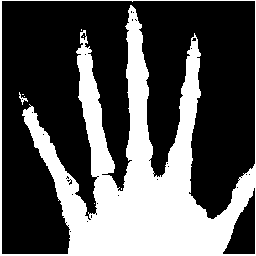
#> input picture binaryhand.png, 256 x 256 px
$ jupyter execute CellularAutomata.ipynb
#> lines starting #> are read from the running program, lines starting #| are printed output that depends on the picture; after the words box and inside, x2 and y2 are one past the last pixel; in counts of white or black regions, pixels touching at a corner belong together
#> `initial_image = cv2.imread("binaryhand.png", 0)`: initial_image: shape (256, 256); 33.9% white; 8 white regions (6 under 20 px), largest, box (x1, y1, x2, y2) and area: (0, 0, 256, 256) 22163, (19, 92, 28, 105) 35
# Final Project - Cellular Automata Edge Detector
###Description
Cellular automata are mathematical models that change pixel states according to their neighboring pixels' state. In the case of a binary image, each pixel's next state is determined by looking at its neighbors in a 3x3 window. Similar to Assignment 2 Part B, there is a 9-bit rules table.

###Instructions

Given a randomly generated 256x256 binary image and a set of rules, write a GA that produces an image showing the edges of the given image.

For this assignment there are only two rules:

0 means change the center pixel to 0 (white)

000010000 becomes 000000000

1 means change the center pixel to 1 (black)

000000000 becomes 000010000

If the 3x3 window is

110

001

101

Then the corresponding rule will match 110001101 in the rules table.

When initializing the population, the start image and goal image will be saved in a JSON file with greyscale values of 0 or 255. After reading in the given image from the JSON file, convert it to a binary image so that each pixel corresponds to 0 or 1.

Similar to Assignment 2 Part B, you will need to implement a 3x3 sliding window that wraps around. This means that if you reach the right edge of the image, you will loop back to the left edge of the image. If you reach the bottom edge of the image, you will loop back to the top edge of the image. Once each pixel in the image has been updated, one pass is completed.

###Bonus Points

You can get additional points by trying to evolve a ruleset that will work with any image. Pick any image that you'd like and upload it to the workbook. Before initializing the population, insert the uploaded image name between the quotes into the following code (you will see this below in the workbook)

initial_image = cv2.imread(" ", 0)

Then change bonus to True in the initialize_population function. Now you can initialize your population as normal.

###Note:

Population is a JSON file with the desired number (population_size) of individuals. The first element corresponds to the image in greyscale.

Running the intialize_population function, generates the JSON file - CellularAutomata.json.

Please reach out to the Programmer on Duty, Koa, if you need any clarification on the assignment instructions.

# Supporting Codes
Below are the supporting codes necessary to generate the initial population and generate the JSON file "CellularAutomata.json".

**Whenever you open the notebook just run the below codes once**.

After running them once all the functions can be reused anywhere in the notebook.

##**Make sure you upload the image "binaryhand.png" before running the code below**

[cell 1]
## Importing all the packages
import numpy as np
import random
import json
import cv2
from google.colab.patches import cv2_imshow

[cell 2]
################################################################################
#
#   Writes the initial_image and goal_imate to a JSON file. Initializes the
#   population of candidates with a size of population_size. Writes this
#   population to the JSON file.
#
#   The JSON file is called "CellularAutomata.json"
#
#
#   Parameters:
#   initial_image - the greyscale image "binaryhand.png"
#   population_size - an integer defining how many rules tables to generate
#
################################################################################
def initialize_population(initial_image, population_size=3, bonus=False):
#> called with population_size = 5, bonus = False
    new_population = []
    random_truth_table = []
    if bonus == False:
      a = np.array([[random.uniform(0.25, 1.5), 0.0],
                [0.0, random.uniform(0.25, 1.5)]])

      M, N = initial_image.shape
#> M = 256; N = 256
      points = np.mgrid[0:N, 0:M].reshape((2, M*N))
      new_points = np.linalg.inv(a).dot(points).round().astype(int)
      x, y = new_points.reshape((2, M, N), order='F')
      indices = x + N*y

      transformed_image = np.take(initial_image, indices, mode='wrap')
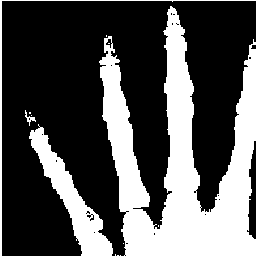
#> transformed_image: shape (256, 256); 32.5% white; 13 white regions (9 under 20 px), largest, box (x1, y1, x2, y2) and area: (99, 6, 256, 256) 17447, (29, 124, 113, 256) 2996, (0, 0, 256, 256) 767, (25, 110, 36, 126) 52
      goal_image = cv2.Canny(transformed_image, 256, 256)
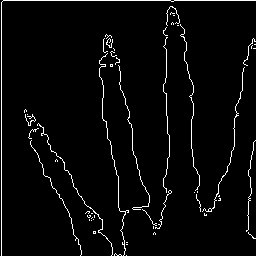
#> goal_image: shape (256, 256); 3.5% white in thin lines or dots

      new_population.append(transformed_image.tolist())
      new_population.append(goal_image.tolist())

    elif bonus == True:
      for x_pixel in range(len(initial_image)):
        for y_pixel in range(len(initial_image[0])):
          if initial_image[x_pixel][y_pixel] < 128:
            initial_image[x_pixel][y_pixel] = 0
          elif initial_image[x_pixel][y_pixel] >= 128:
            initial_image[x_pixel][y_pixel] = 255

      goal_image = cv2.Canny(initial_image, len(initial_image), len(initial_image[0]))

      new_population.append(initial_image.tolist())
      new_population.append(goal_image.tolist())

    for individual in range(population_size):
      random_truth_table= list()
      for bit in range(512):
        key = format(bit, 'b')
        while len(key) != 9:
          key = "0" + key
        random_truth_table.append({key: np.random.randint(2)})
      new_population.append(random_truth_table)
#> after the loop, new_population = 7 items

    with open("CellularAutomata.json", 'w') as o:
      o.write(json.dumps(new_population))

## Generating Initial Population

After running all the codes above once, use the function **initialize_population(intial_image, population_size, bonus)** to create the JSON file and initialize the population.

One JSON file is generated: CellularAutomata.json.

Download this file and use it as need.

[cell 3]
initial_image = cv2.imread("binaryhand.png", 0)

initialize_population(initial_image, population_size = 5, bonus = False)

with open("CellularAutomata.json",'r') as f:
  population = json.loads(f.read());

# Viewing an Image

To visualize your image, use the function visualize_image().

[cell 4]
def visualize_image(image):
  cv2_imshow(image)

[cell 5]
start_image = np.asarray(population[0])
goal_image = np.asarray(population[1])

visualize_image(initial_image)
visualize_image(start_image)
visualize_image(goal_image)

# Visualizing a Population

To visualize your population, use the function print_population().

If you have modified the population while running your GA, make sure it matches the same format as the initial_population. Refer to initialize_population for the format.

[cell 6]
################################################################################
#
#   Prints the passed in population population
#
#   Parameters:
#   population_json - json object containing the population to print
#
################################################################################
def print_population(population_json):
  json_obj = json.loads(population_json)

  for individual in range(len(population)):
      print(population[individual])

[cell 7]
print_population(json.dumps(population))

# Fitness Evaluation

Fitness of an individual is calculated using Hamming Distance. For each pixel that does not match in the two images, fitness goes up by 1. A lower fitness value is better.

A sample of the fitness evaluation(written in python) is shared, please refer to the function calculate_fitness().

[cell 8]
################################################################################
#
#   Calculates the Hamming Distance between the final generated image and the
#   a sample edge set calculated using cv2. Each bit is compared one by one.
#   Every time two bits do not match, 1 is added to the fitness. A lower fitness
#   is better.
#
#   Parameters:
#   initial_image - the image generated by initialize_population
#   final_image - the result of applying the rules on the initial_image
#
#   Returns:
#   an integer corresponding to the number of bit
#
################################################################################
def calculate_fitness(start_image, final_image):
  edges = cv2.Canny(start_image, 256, 256)
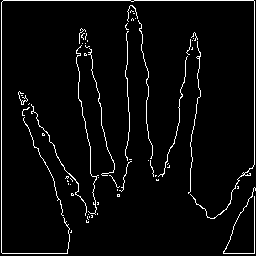
#> edges: shape (256, 256); 4% white in thin lines or dots
  fitness = 0

  for x_pixel in range(len(start_image)):
    for y_pixel in range(len(start_image)):
      if final_image[x_pixel][y_pixel] != edges[x_pixel][y_pixel]:
        fitness = fitness + 1
#> after the loop, fitness = 21438

  return fitness

[cell 9]
calculate_fitness(initial_image, start_image)
#> Out = 21438
